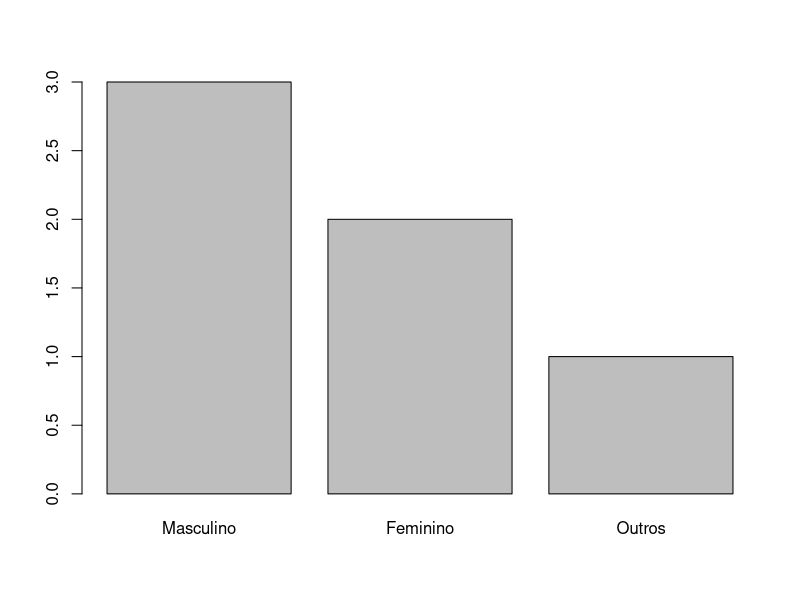

The R source for this figure:
# Fatores

install.packages("forcats")

# Criação

genero <- c("2", "1", "2", "2", "1", "3")
str(genero)

generoFator <- as.factor(genero) # Criando o fator
str(generoFator)

a <- factor(c("2", "1", "2", "2", "1", "3")) # Criando diretamente
str(a)

# Acesso

generoFator[2] # Segunda posição

generoFator[1:3] # Intervalo

generoFator[length(generoFator)] # Última posição

# Modificação

generoFator[1] <- 1 # Alterando na posição 1

# Operações

produtos_online <- factor(c("Creme", "Pente", "Pente", "Escova", "Creme", "Creme"))
produtos_presencial <- factor(c("Pente", "Pente", "Creme", "Escova", "Fio-dental"))

library(forcats)

vendas <- fct_c(produtos_online, produtos_presencial) # Combinando fatores

grafico <- lvls_revalue(generoFator, c("Masculino", "Feminino", "Outros")) # Alterando label

plot(grafico) # Plotando gráfico
